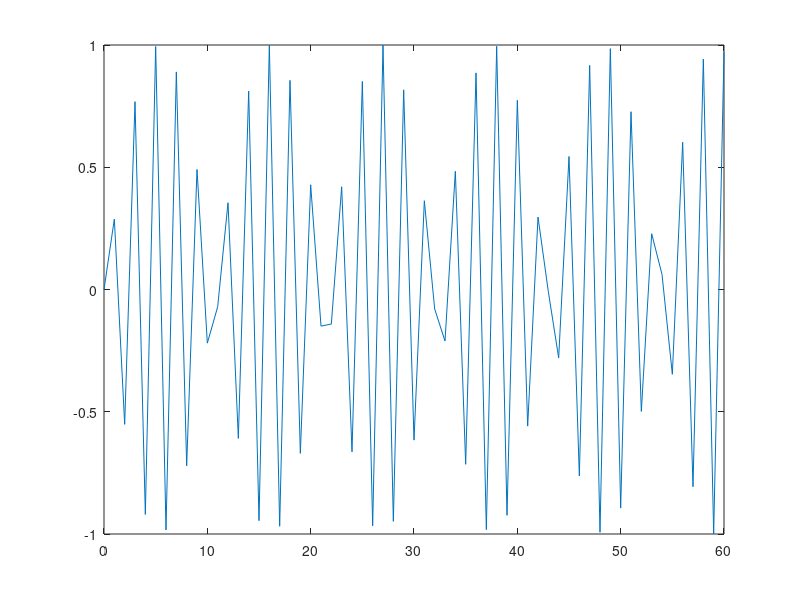

This figure's MATLAB source: (Note: this script raises an error after producing the figure.)
function dcm
% Plots graph and sets up a custom data tip update function
fig = figure;
a = -16; t = 0:60;
plot(t,sin(a*t))
dcm_obj = datacursormode(fig);
set(dcm_obj,'UpdateFcn',@update_dcm)